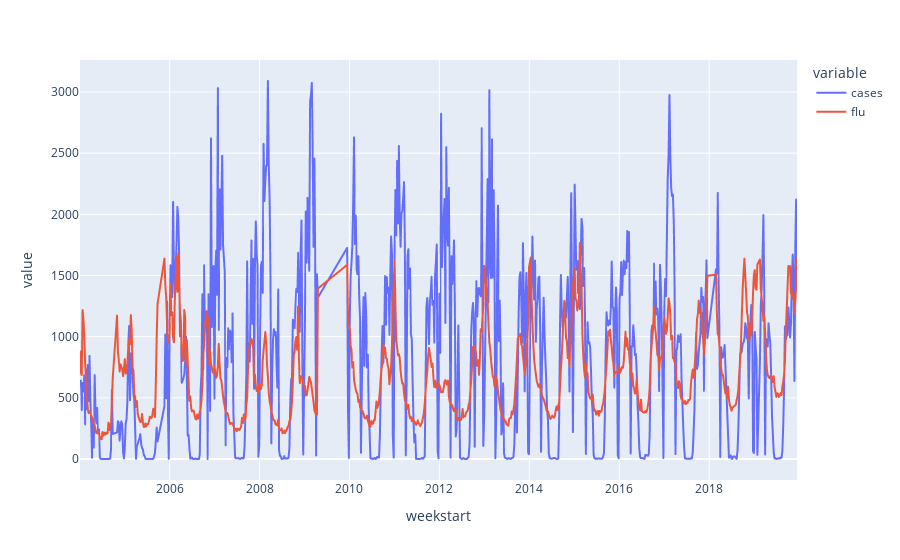

Notebook code for this chart:
### Code cell
px.line(df.set_index('weekstart').loc[df.set_index('weekstart')['flu']<1823][['cases','flu']])

### Figure 1 — Plotly figure (JSON) as saved in the notebook; plotly's stock layout.template omitted (floating-point values rounded to 4 significant figures; data arrays with more than 128 entries replaced by an {"elided": "..."} marker saying what was removed)
{"data": [{"hovertemplate": "variable=cases<br>weekstart=%{x}<br>value=%{y}<extra></extra>", "legendgroup": "cases", "line": {"color": "#636efa", "dash": "solid"}, "marker": {"symbol": "circle"}, "mode": "lines", "name": "cases", "showlegend": true, "type": "scattergl", "x": {"elided": "768 str values"}, "xaxis": "x", "y": {"elided": "768 int values"}, "yaxis": "y"}, {"hovertemplate": "variable=flu<br>weekstart=%{x}<br>value=%{y}<extra></extra>", "legendgroup": "flu", "line": {"color": "#EF553B", "dash": "solid"}, "marker": {"symbol": "circle"}, "mode": "lines", "name": "flu", "showlegend": true, "type": "scattergl", "x": {"elided": "768 str values"}, "xaxis": "x", "y": {"elided": "768 int values"}, "yaxis": "y"}], "layout": {"legend": {"title": {"text": "variable"}, "tracegroupgap": 0}, "margin": {"t": 60}, "xaxis": {"anchor": "y", "domain": [0, 1], "title": {"text": "weekstart"}}, "yaxis": {"anchor": "x", "domain": [0, 1], "title": {"text": "value"}}}}
